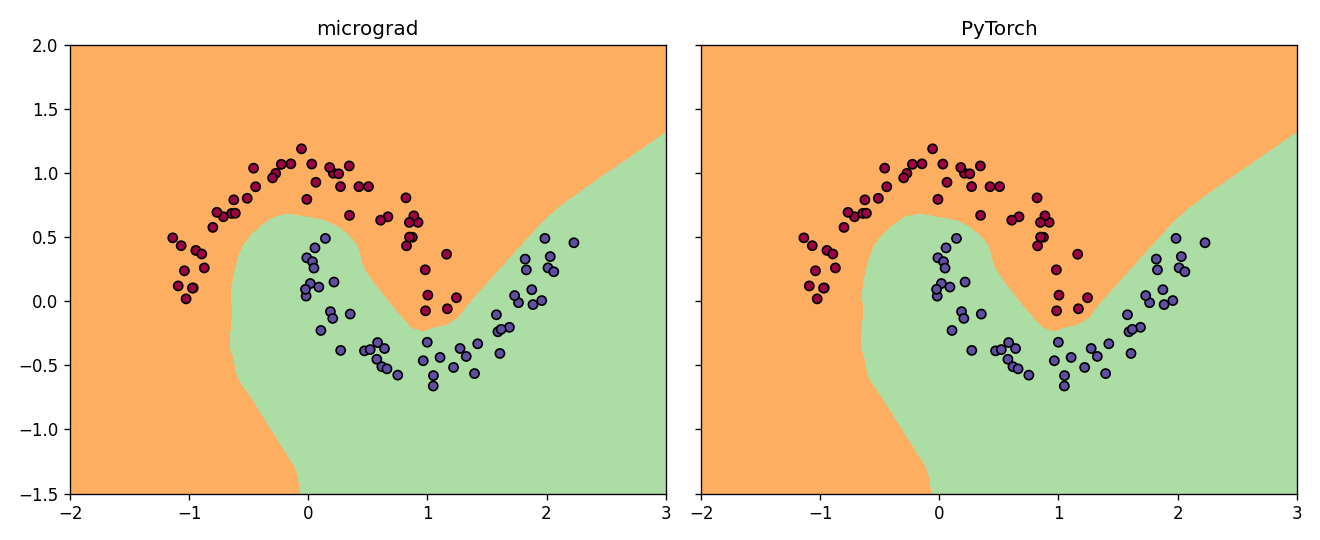

Reproduce this figure in Python.
"""
Train the same small network on the "two moons" dataset twice:
first with micrograd, then with PyTorch. Then plot what each one learned.
"""
import random

import matplotlib.pyplot as plt
import numpy as np
import torch

from nn import MLP

random.seed(1337)

STEPS = 100
LEARNING_RATE = 1.0   # decays linearly to 0.1 over the training steps
ALPHA = 1e-4   # regularization: keeps the weights small, which gives a smoother boundary


# ---------------------------------------------------------------- data
# two interleaving half circles: 50 points labelled -1, 50 points labelled +1

t = np.linspace(0, np.pi, 50)
top = np.column_stack([np.cos(t), np.sin(t)])
bottom = np.column_stack([1 - np.cos(t), 0.5 - np.sin(t)])
X = np.vstack([top, bottom]) + np.random.default_rng(1337).normal(scale=0.1, size=(100, 2))
y = np.array([-1.0] * 50 + [1.0] * 50)


# ---------------------------------------------------------------- micrograd

model = MLP(2, [16, 16, 1])

for step in range(STEPS):
    # forward pass
    scores = [model(x) for x in X.tolist()]
    loss = sum((1 - yi * s).relu() for yi, s in zip(y.tolist(), scores)) / len(y)
    loss = loss + ALPHA * sum(p * p for p in model.parameters())

    # backward pass
    model.zero_grad()
    loss.backward()

    # update
    lr = LEARNING_RATE * (1 - 0.9 * step / STEPS)
    for p in model.parameters():
        p.data -= lr * p.grad

    if step % 10 == 0:
        print(f"micrograd  step {step:3d}  loss {loss.data:.4f}")


# ---------------------------------------------------------------- PyTorch

torch_model = torch.nn.Sequential(
    torch.nn.Linear(2, 16), torch.nn.ReLU(),
    torch.nn.Linear(16, 16), torch.nn.ReLU(),
    torch.nn.Linear(16, 1),
)

# start from the same weights the micrograd model started with
random.seed(1337)
start = MLP(2, [16, 16, 1])
with torch.no_grad():
    for linear, layer in zip(torch_model[::2], start.layers):
        linear.weight.copy_(torch.tensor([[w.data for w in n.w] for n in layer.neurons]))
        linear.bias.copy_(torch.tensor([n.b.data for n in layer.neurons]))

optimizer = torch.optim.SGD(torch_model.parameters(), lr=LEARNING_RATE)
scheduler = torch.optim.lr_scheduler.LinearLR(optimizer, start_factor=1.0, end_factor=0.1, total_iters=STEPS)
X_t = torch.tensor(X, dtype=torch.float32)
y_t = torch.tensor(y, dtype=torch.float32)

for step in range(STEPS):
    # forward pass
    scores = torch_model(X_t).squeeze(1)
    loss = torch.relu(1 - y_t * scores).mean()
    loss = loss + ALPHA * sum((p * p).sum() for p in torch_model.parameters())

    # backward pass
    optimizer.zero_grad()
    loss.backward()

    # update
    optimizer.step()
    scheduler.step()

    if step % 10 == 0:
        print(f"PyTorch    step {step:3d}  loss {loss.item():.4f}")


# ---------------------------------------------------------------- plot
# color every point of a grid by the model's prediction: the boundary is where the score is 0

xx, yy = np.meshgrid(np.linspace(-2, 3, 50), np.linspace(-1.5, 2, 50))
grid = np.column_stack([xx.ravel(), yy.ravel()])

micro_scores = np.array([model(p).data for p in grid.tolist()])
with torch.no_grad():
    torch_scores = torch_model(torch.tensor(grid, dtype=torch.float32)).squeeze(1).numpy()

fig, axes = plt.subplots(1, 2, figsize=(11, 4.5), sharey=True)
for ax, scores, title in [(axes[0], micro_scores, "micrograd"), (axes[1], torch_scores, "PyTorch")]:
    bound = np.abs(scores).max()
    ax.contourf(xx, yy, scores.reshape(xx.shape), levels=[-bound, 0, bound], colors=["#fdae61", "#abdda4"])
    ax.scatter(X[:, 0], X[:, 1], c=y, s=30, cmap=plt.cm.Spectral, edgecolors="k")
    ax.set_title(title)
fig.tight_layout()
fig.savefig("demo.png", dpi=120)
plt.show()
